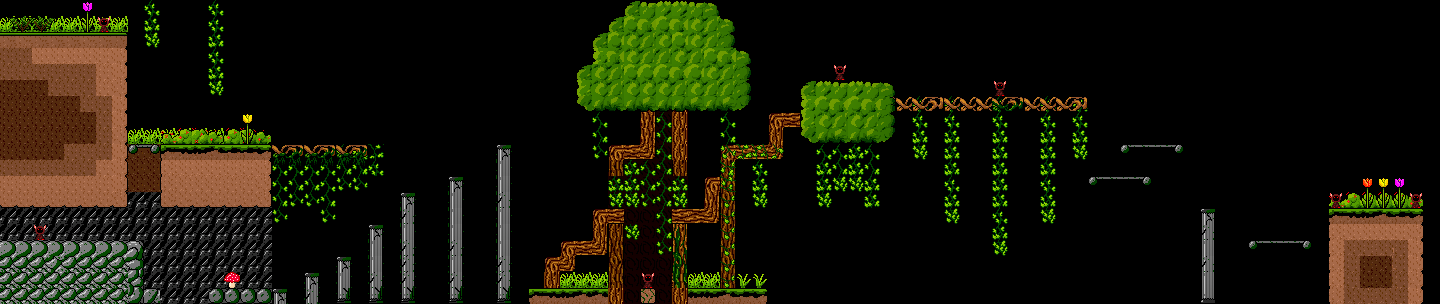

Below is a game level as drawn by its tile map, then a one-line description and the .tmx that defines it (tile-layer data replaced by summaries):
An orthogonal 90x19 tile map with 16x16 px tiles, 3 tile layers (Tile Layer 2, Tile Layer 3, Tile Layer 1), 3 tilesets.

<map version="1.10" tiledversion="1.11.2" orientation="orthogonal" renderorder="right-down" width="90" height="19" tilewidth="16" tileheight="16" infinite="0" nextlayerid="5" nextobjectid="1">
 <tileset firstgid="1" source="../tileset.tsx" />
 <tileset firstgid="1025" source="tileset.tsx" />
 <tileset firstgid="5514" source="../enemy1.tsx" />
 <layer id="3" name="Tile Layer 2" width="90" height="19">
  <data>[1710 cells, 333 non-empty, 63 distinct tile ids]</data>
 </layer>
 <layer id="4" name="Tile Layer 3" width="90" height="19">
  <data>[1710 cells, 212 non-empty, 51 distinct tile ids]</data>
 </layer>
 <layer id="1" name="Tile Layer 1" width="90" height="19">
  <data>[1710 cells, 248 non-empty, 64 distinct tile ids]</data>
 </layer>
</map>